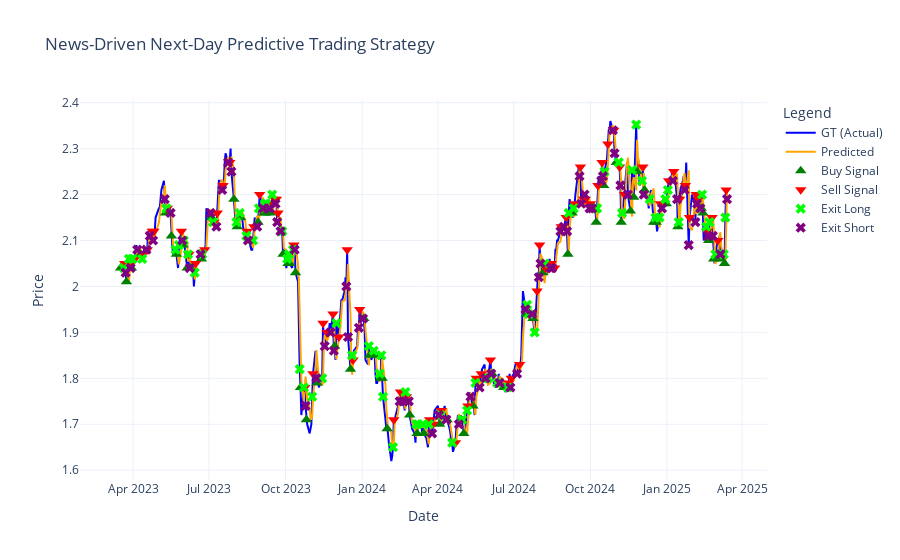

Notebook cell for this chart:
### Code cell
# Extract series
dates = merged_df.index
gt = merged_df['GT']
predict = merged_df['Predict']

# Separate long/short entries & exits from the trade log
entry_long = trade_log_df[trade_log_df['Action'].str.contains("Enter Long")]
entry_short = trade_log_df[trade_log_df['Action'].str.contains("Enter Short")]
exit_long = trade_log_df[trade_log_df['Action'].str.contains("Exit Long")]
exit_short = trade_log_df[trade_log_df['Action'].str.contains("Exit Short")]

# Create the interactive plot
fig = go.Figure()

# Ground truth price line
fig.add_trace(go.Scatter(x=dates, y=gt, mode='lines', name='GT (Actual)', line=dict(color='blue')))

# Predicted price line
fig.add_trace(go.Scatter(x=dates, y=predict, mode='lines', name='Predicted', line=dict(color='orange')))

# Entry Long signals
fig.add_trace(go.Scatter(
    x=entry_long['Date'], y=entry_long['Price'],
    mode='markers',
    name='Buy Signal',
    marker=dict(symbol='triangle-up', size=10, color='green')
))

# Entry Short signals
fig.add_trace(go.Scatter(
    x=entry_short['Date'], y=entry_short['Price'],
    mode='markers',
    name='Sell Signal',
    marker=dict(symbol='triangle-down', size=10, color='red')
))

# Exit Long signals
fig.add_trace(go.Scatter(
    x=exit_long['Date'], y=exit_long['Price'],
    mode='markers',
    name='Exit Long',
    marker=dict(symbol='x', size=9, color='lime')
))

# Exit Short signals
fig.add_trace(go.Scatter(
    x=exit_short['Date'], y=exit_short['Price'],
    mode='markers',
    name='Exit Short',
    marker=dict(symbol='x', size=9, color='purple')
))

# Layout settings
fig.update_layout(
    title='News-Driven Next-Day Predictive Trading Strategy',
    xaxis_title='Date',
    yaxis_title='Price',
    legend_title='Legend',
    template='plotly_white',
    hovermode='closest'
)

fig.show()
